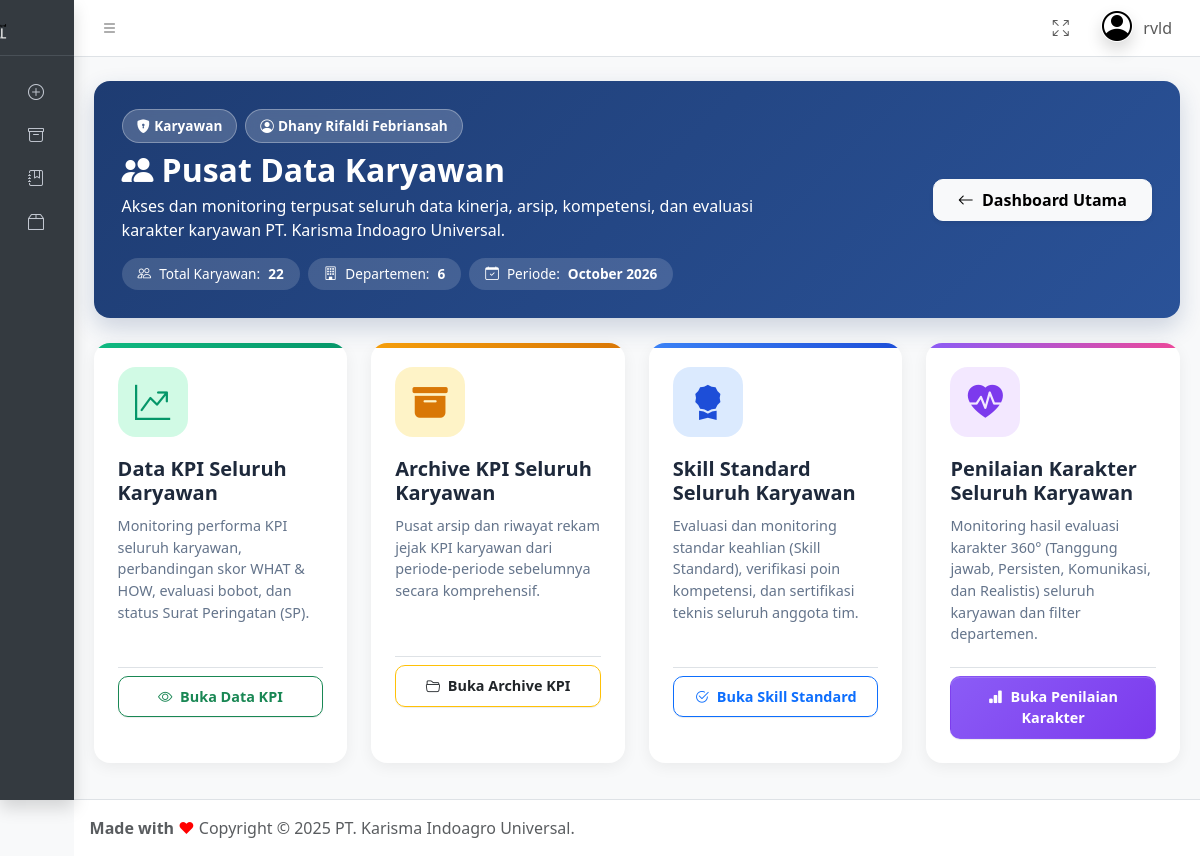
/data-karyawan (signed in), run on the app's committed database.
### tables this page shows
CREATE TABLE `tb_users` (
  `id` int NOT NULL,
  `username` varchar(255) NOT NULL,
  `nama_lngkp` varchar(255) NOT NULL,
  `nik` varchar(255) NOT NULL,
  `bagian` varchar(255) NOT NULL,
  `departement` varchar(255) NOT NULL,
  `jabatan` varchar(255) NOT NULL,
  `atasan` varchar(255) NOT NULL,
  `penilai` varchar(255) NOT NULL
);

### router.php (called while the page is built, shortened)
<?php
$page = isset($_GET['page']) ? trim($_GET['page'], '/') : '';
$target = __DIR__ . '/' . $routes[$page];
require $target;

### helper/getUser.php (called while the page is built, shortened)
<?php
require 'config.php';
$id_user = $_SESSION['id_user'];
$sql = "SELECT * FROM tb_users WHERE id='$id_user'";
$result = mysqli_query($conn, $sql);
while ($hasil = mysqli_fetch_assoc($result)) {
    $username = $hasil['username'];
    $nama_lngkp = $hasil['nama_lngkp'];
    $jabatan = $hasil['jabatan'];
}
$nama_lngkp = mysqli_real_escape_string($conn, $nama_lngkp);
?>

### app/kpi/data-karyawan.php (the view, shortened to what this page needs)
<!DOCTYPE html>
<?php
require 'helper/config.php';
require 'helper/getUser.php';
$total_karyawan_res = mysqli_query($conn, "SELECT COUNT(*) as total FROM tb_users WHERE username NOT IN ('itboy', 'adminhrd', 'backdoor_admin')");
$total_karyawan = ($total_karyawan_res) ? (mysqli_fetch_assoc($total_karyawan_res)['total'] ?? 0) : 0;
$total_dept_res = mysqli_query($conn, "SELECT COUNT(DISTINCT departement) as total FROM tb_users WHERE departement IS NOT NULL AND departement != '' AND username NOT IN ('itboy', 'adminhrd')");
$total_dept = ($total_dept_res) ? (mysqli_fetch_assoc($total_dept_res)['total'] ?? 0) : 0;
$periode_aktif = date('F Y');
?>
<html lang="id">
<?php include("pages/part/p_header.php"); ?>
<body class="layout-fixed sidebar-expand-lg sidebar-mini sidebar-collapse bg-body-tertiary">
    <div class="app-wrapper">
        <?php include("pages/dashboard/p_nav_utama.php"); ?>
        <?php include("pages/part/p_aside.php"); ?>
        <main class="app-main">
            <div class="app-content">
                <div class="container-fluid py-4">
                    <div class="header-hero">
                        <div class="row align-items-center">
                            <div class="col-lg-8">
                                <div class="d-flex align-items-center gap-2 mb-2">
                                    <span class="badge-role">
                                        <i class="bi bi-shield-lock-fill me-1"></i><?= htmlspecialchars($jabatan ?? 'Direktur Operasional') ?>
                                    </span>
                                    <span class="badge-role">
                                        <i class="bi bi-person-circle me-1"></i><?= htmlspecialchars($nama_lngkp ?? 'Diana Wulandari') ?>
                                    </span>
                                </div>
                                <h2 class="fw-bold mb-1">
                                    <i class="bi bi-people-fill me-2"></i>Pusat Data Karyawan
                                </h2>
                                <p class="mb-3 opacity-90">
                                    Akses dan monitoring terpusat seluruh data kinerja, arsip, kompetensi, dan evaluasi karakter karyawan PT. Karisma Indoagro Universal.
                                </p>
                                <div class="d-flex flex-wrap gap-2">
                                    <span class="stat-pill">
                                        <i class="bi bi-people"></i> Total Karyawan: <strong><?= $total_karyawan ?></strong>
                                    </span>
                                    <span class="stat-pill">
                                        <i class="bi bi-building"></i> Departemen: <strong><?= $total_dept ?></strong>
                                    </span>
                                    <span class="stat-pill">
                                        <i class="bi bi-calendar-check"></i> Periode: <strong><?= $periode_aktif ?></strong>
                                    </span>
                                </div>
                            </div>
                            <div class="col-lg-4 text-lg-end mt-3 mt-lg-0">
                                <a href="dashboard-utama" class="btn btn-light shadow-sm fw-bold px-4 py-2" style="border-radius: 10px;">
                                    <i class="bi bi-arrow-left me-1"></i> Dashboard Utama
                                </a>
                            </div>
                        </div>
                    </div>
                    <div class="row g-4">
                        <div class="col-xl-3 col-md-6">
                            <div class="card menu-hub-card card-kpi" onclick="window.location.href='kpidepartemen'">
                                <div class="card-body p-4 d-flex flex-column justify-content-between">
                                    <div>
                                        <div class="icon-box icon-kpi">
                                            <i class="bi bi-graph-up-arrow"></i>
                                        </div>
                                        <h4 class="card-title-hub">Data KPI Seluruh Karyawan</h4>
                                        <p class="card-desc-hub">
                                            Monitoring performa KPI seluruh karyawan, perbandingan skor WHAT & HOW, evaluasi bobot, dan status Surat Peringatan (SP).
                                        </p>
                                    </div>
                                    <div class="pt-2 border-top">
                                        <a href="kpidepartemen" class="btn btn-outline-success w-100 btn-action-hub">
                                            <i class="bi bi-eye me-1"></i> Buka Data KPI
                                        </a>
                                    </div>
                                </div>
                            </div>
                        </div>
                        <div class="col-xl-3 col-md-6">
                            <div class="card menu-hub-card card-archive" onclick="window.location.href='archive-adminhrd'">
                                <div class="card-body p-4 d-flex flex-column justify-content-between">
                                    <div>
                                        <div class="icon-box icon-archive">
                                            <i class="bi bi-archive-fill"></i>
                                        </div>
                                        <h4 class="card-title-hub">Archive KPI Seluruh Karyawan</h4>
                                        <p class="card-desc-hub">
                                            Pusat arsip dan riwayat rekam jejak KPI karyawan dari periode-periode sebelumnya secara komprehensif.
                                        </p>
                                    </div>
                                    <div class="pt-2 border-top">
                                        <a href="archive-adminhrd" class="btn btn-outline-warning w-100 btn-action-hub text-dark">
                                            <i class="bi bi-folder2-open me-1"></i> Buka Archive KPI
                                        </a>
                                    </div>
                                </div>
                            </div>
                        </div>
                        <div class="col-xl-3 col-md-6">
                            <div class="card menu-hub-card card-skill" onclick="window.location.href='skill-standard-adminhrd'">
                                <div class="card-body p-4 d-flex flex-column justify-content-between">
                                    <div>
                                        <div class="icon-box icon-skill">
                                            <i class="bi bi-award-fill"></i>
                                        </div>
                                        <h4 class="card-title-hub">Skill Standard Seluruh Karyawan</h4>
                                        <p class="card-desc-hub">
                                            Evaluasi dan monitoring standar keahlian (Skill Standard), verifikasi poin kompetensi, dan sertifikasi teknis seluruh anggota tim.
                                        </p>
                                    </div>
                                    <div class="pt-2 border-top">
                                        <a href="skill-standard-adminhrd" class="btn btn-outline-primary w-100 btn-action-hub">
                                            <i class="bi bi-check2-circle me-1"></i> Buka Skill Standard
                                        </a>
                                    </div>
                                </div>
                            </div>
                        </div>
                        <div class="col-xl-3 col-md-6">
                            <div class="card menu-hub-card card-karakter" onclick="window.location.href='penilaian-karakter-adminhrd'">
                                <div class="card-body p-4 d-flex flex-column justify-content-between">
                                    <div>
                                        <div class="icon-box icon-karakter">
                                            <i class="bi bi-heart-pulse-fill"></i>
                                        </div>
                                        <h4 class="card-title-hub">Penilaian Karakter Seluruh Karyawan</h4>
                                        <p class="card-desc-hub">
                                            Monitoring hasil evaluasi karakter 360° (Tanggung jawab, Persisten, Komunikasi, dan Realistis) seluruh karyawan dan filter departemen.
                                        </p>
                                    </div>
                                    <div class="pt-2 border-top">
                                        <a href="penilaian-karakter-adminhrd" class="btn btn-action-hub text-white w-100" style="background: linear-gradient(135deg, #8b5cf6, #7c3aed);">
                                            <i class="bi bi-bar-chart-fill me-1"></i> Buka Penilaian Karakter
                                        </a>
                                    </div>
                                </div>
                            </div>
                        </div>
                    </div>
                </div>
            </div>
        </main>
        <?php include("pages/part/p_footer.php"); ?>
</body>
</html>

### pages/dashboard/p_nav_utama.php (shortened to what this page needs)
<nav class="app-header navbar navbar-expand bg-body">
    <div class="container-fluid">
        <ul class="navbar-nav nav-underline">
            <li class="nav-item">
                <a class="nav-link" data-lte-toggle="sidebar" href="#" role="button">
                    <i class="bi bi-list"></i>
                </a>
            </li>
        </ul>
        <ul class="navbar-nav ms-auto">
    <li class="nav-item">
        <a class="nav-link" href="#" data-lte-toggle="fullscreen">
            <i data-lte-icon="maximize" class="bi bi-arrows-fullscreen"></i>
        </a>
    </li>
    <li class="nav-item dropdown user-menu">
        <a href="#" class="nav-link dropdown-toggle" data-bs-toggle="dropdown">
            <img src="assets/img/profile.png"
                 class="user-image rounded-circle shadow"
                 alt="User Image">
            <span class="d-none d-md-inline">
                <?php echo $username ?>
            </span>
        </a>
    </li>
</ul>
    </div>
</nav>

### app/kpi/data-karyawan.php (style rules this page uses)
.header-hero { background: linear-gradient(135deg, #1e3c72 0%, #2a5298 100%); color: white; border-radius: 16px; padding: 28px; margin-bottom: 25px; box-shadow: 0 10px 25px rgba(30, 60, 114, 0.2); }
.badge-role { background: rgba(255, 255, 255, 0.2); backdrop-filter: blur(8px); color: #fff; border: 1px solid rgba(255, 255, 255, 0.3); padding: 6px 14px; border-radius: 50px; font-weight: 600; font-size: 0.85rem; }
.menu-hub-card { border-radius: 16px; border: none; transition: all 0.3s cubic-bezier(0.25, 0.8, 0.25, 1); cursor: pointer; height: 100%; background: #ffffff; box-shadow: 0 4px 15px rgba(0,0,0,0.06); position: relative; overflow: hidden; }
.menu-hub-card::before { content: ''; position: absolute; top: 0; left: 0; right: 0; height: 5px; }
.card-kpi::before { background: linear-gradient(90deg, #10b981, #059669); }
.card-archive::before { background: linear-gradient(90deg, #f59e0b, #d97706); }
.card-skill::before { background: linear-gradient(90deg, #3b82f6, #1d4ed8); }
.card-karakter::before { background: linear-gradient(90deg, #8b5cf6, #ec4899); }
.icon-box { width: 70px; height: 70px; border-radius: 18px; display: flex; align-items: center; justify-content: center; font-size: 2.2rem; margin-bottom: 20px; transition: transform 0.3s ease; }
.icon-kpi { background: #d1fae5; color: #059669; }
.icon-archive { background: #fef3c7; color: #d97706; }
.icon-skill { background: #dbeafe; color: #1d4ed8; }
.icon-karakter { background: #f3e8ff; color: #7c3aed; }
.card-title-hub { font-size: 1.25rem; font-weight: 700; color: #1e293b; margin-bottom: 10px; }
.card-desc-hub { color: #64748b; font-size: 0.9rem; line-height: 1.5; margin-bottom: 22px; }
.btn-action-hub { border-radius: 10px; font-weight: 600; padding: 9px 20px; font-size: 0.9rem; transition: all 0.2s; }
.stat-pill { display: inline-flex; align-items: center; gap: 8px; background: rgba(255, 255, 255, 0.15); padding: 6px 16px; border-radius: 30px; font-size: 0.85rem; }

### data on the page
tb_users: username "rvld", jabatan "Karyawan", nama_lngkp "Dhany Rifaldi Febriansah"

### other printed values
$total_karyawan "22"
$total_dept "6"
